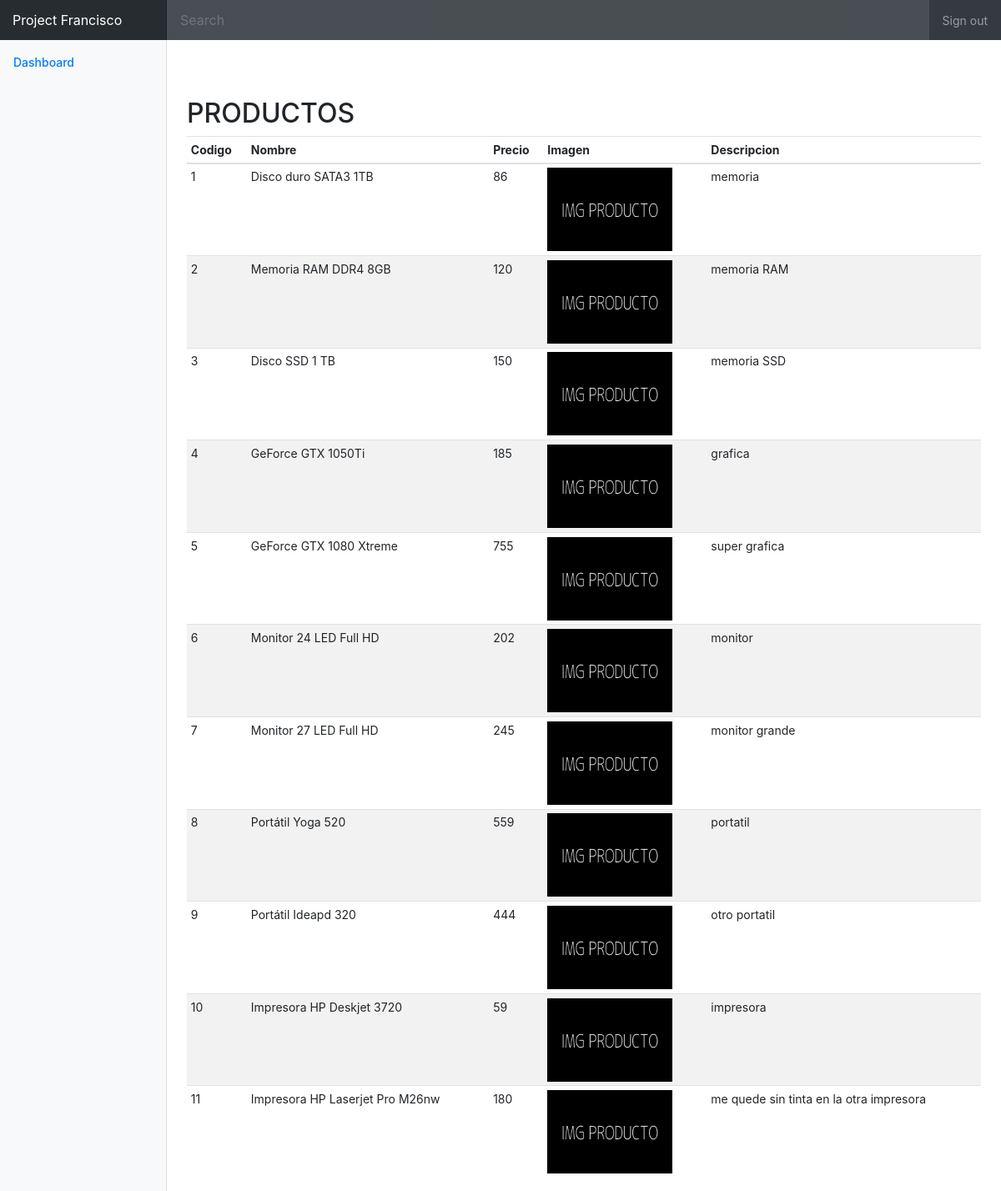
/admin/login/producto.php, run on an earlier commit of the app's database.
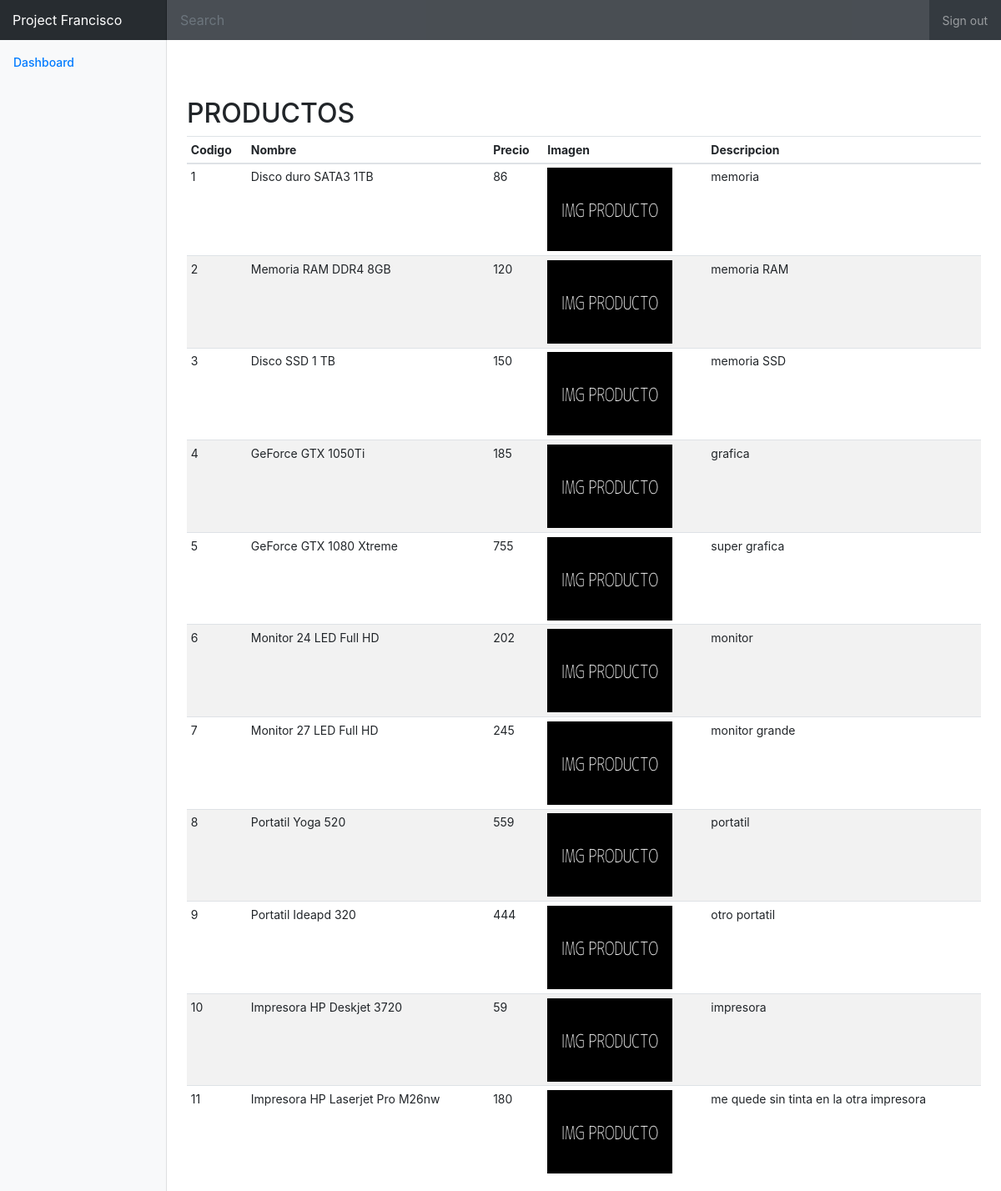
And on a later commit of the database.
### tables this page shows
CREATE TABLE producto (
  codigo INT UNSIGNED AUTO_INCREMENT PRIMARY KEY,
  nombre VARCHAR(100) NOT NULL,
  precio DOUBLE NOT NULL,
  codigo_fabricante INT UNSIGNED NOT NULL,
  imagen VARCHAR(256),
  descripcion VARCHAR(512),
  FOREIGN KEY (codigo_fabricante) REFERENCES fabricante(codigo)
);

### admin/login/producto.php (the view, shortened to what this page needs)
<?php
include("config.php");
$consul = mysqli_query($mysqli, "SELECT * FROM producto");
?>
<!doctype html>
<html lang="en">
  <head>
    <link href="../../css/bootstrap.min.css" rel="stylesheet">
    <link href="../../css/dashboard.css" rel="stylesheet">
  </head>
  <body>
    <nav class="navbar navbar-dark sticky-top bg-dark flex-md-nowrap p-0">
      <a class="navbar-brand col-sm-3 col-md-2 mr-0" href="#">Project Francisco</a>
      <input class="form-control form-control-dark w-100" type="text" placeholder="Search" aria-label="Search">
      <ul class="navbar-nav px-3">
        <li class="nav-item text-nowrap">
          <a class="nav-link" href="logout.php">Sign out</a>
        </li>
      </ul>
    </nav>
    <div class="container-fluid">
      <div class="row">
        <nav class="col-md-2 d-none d-md-block bg-light sidebar">
          <div class="sidebar-sticky">
            <ul class="nav flex-column">
              <li class="nav-item">
                <a class="nav-link active" href="dashboard.php">
                  Dashboard <span class="sr-only">(current)</span>
                </a>
              </li>
        </nav>
        <main role="main" class="col-md-9 ml-sm-auto col-lg-10 pt-3 px-4">
          <h2>PRODUCTOS</h2>
          <div class="table-responsive">
            <table class="table table-striped table-sm">
              <thead>
                <tr>
                  <th>Codigo</th>
                  <th>Nombre</th>
                  <th>Precio</th>
                  <th>Imagen</th>
                  <th>Descripcion</th>
                </tr>
              </thead>
              <?php
                $cuenta = mysqli_num_rows($consul);
                for($cod = 0; $cod <= $cuenta; $cod++) {
                  echo "<tdbody>";
                    echo "<tr>";
                    $query = mysqli_query($mysqli, "SELECT * FROM producto WHERE codigo = $cod");
                    while ($res = mysqli_fetch_array($query)){
                        echo "<td>".$res['codigo']."</td>";
                        echo "<td>".$res['nombre']."</td>";
                        echo "<td>".$res['precio']."</td>";
                        echo "<td><img src=\"../../".$res['imagen']."\" width=\"150\" height=\"100\"/></td>";
                        echo "<td>".$res['descripcion']."</td>";
                    }
                    echo "</tr>";
                  echo "</tdbody>";
                }
              ?>
        </main>
      </div>
    </div>
  </body>
</html>

### css/dashboard.css (style rules this page uses)
body { font-size: .875rem; }
.sidebar { position: fixed; top: 0; bottom: 0; left: 0; z-index: 100; padding: 0; box-shadow: inset -1px 0 0 rgba(0, 0, 0, .1); }
.sidebar-sticky { position: -webkit-sticky; position: sticky; top: 48px; height: calc(100vh - 48px); padding-top: .5rem; overflow-x: hidden; overflow-y: auto; }
.sidebar .nav-link { font-weight: 500; color: #333; }
.sidebar .nav-link.active { color: #007bff; }
.navbar-brand { padding-top: .75rem; padding-bottom: .75rem; font-size: 1rem; background-color: rgba(0, 0, 0, .25); box-shadow: inset -1px 0 0 rgba(0, 0, 0, .25); }
.navbar .form-control { padding: .75rem 1rem; border-width: 0; border-radius: 0; }
.form-control-dark { color: #fff; background-color: rgba(255, 255, 255, .1); border-color: rgba(255, 255, 255, .1); }

What changed in the data, as far as the page shows it:
changed producto "portatil": nombre "Portátil Yoga 520" → "Portatil Yoga 520"
changed producto "otro portatil": nombre "Portátil Ideapd 320" → "Portatil Ideapd 320"
